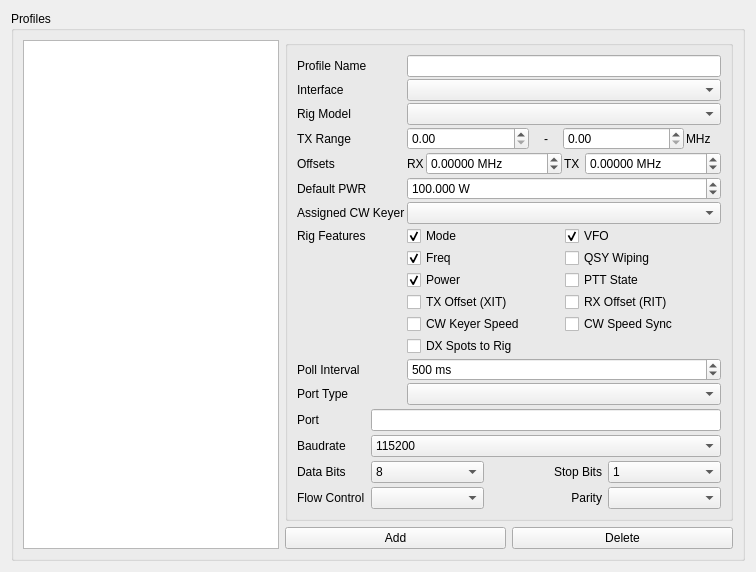
         <widget class="QWidget" name="rigsTab">
          <attribute name="title">
           <string>Rigs</string>
          </attribute>
          <layout class="QVBoxLayout" name="verticalLayout_9">
           <item>
            <widget class="QGroupBox" name="rigsProfileGroup_2">
             <property name="title">
              <string>Profiles</string>
             </property>
             <layout class="QGridLayout" name="gridLayout_3">
              <item row="1" column="2">
               <widget class="QPushButton" name="rigDelProfileButton">
                <property name="text">
                 <string>Delete</string>
                </property>
               </widget>
              </item>
              <item row="0" column="0" rowspan="2">
               <widget class="QListView" name="rigProfilesListView">
                <property name="focusPolicy">
                 <enum>Qt::NoFocus</enum>
                </property>
                <property name="contextMenuPolicy">
                 <enum>Qt::NoContextMenu</enum>
                </property>
                <property name="toolTip">
                 <string>List of all available Rigs</string>
                </property>
                <property name="editTriggers">
                 <set>QAbstractItemView::NoEditTriggers</set>
                </property>
               </widget>
              </item>
              <item row="1" column="1">
               <widget class="QPushButton" name="rigAddProfileButton">
                <property name="text">
                 <string>Add</string>
                </property>
               </widget>
              </item>
              <item row="0" column="1" colspan="2">
               <widget class="QGroupBox" name="rigProfileGroup">
                <property name="sizePolicy">
                 <sizepolicy hsizetype="Maximum" vsizetype="Maximum">
                  <horstretch>0</horstretch>
                  <verstretch>0</verstretch>
                 </sizepolicy>
                </property>
                <property name="minimumSize">
                 <size>
                  <width>410</width>
                  <height>0</height>
                 </size>
                </property>
                <property name="title">
                 <string/>
                </property>
                <property name="flat">
                 <bool>false</bool>
                </property>
                <layout class="QFormLayout" name="formLayout_7">
                 <property name="horizontalSpacing">
                  <number>2</number>
                 </property>
                 <property name="verticalSpacing">
                  <number>2</number>
                 </property>
                 <property name="leftMargin">
                  <number>9</number>
                 </property>
                 <item row="0" column="0">
                  <widget class="QLabel" name="rigProfileNameLabel">
                   <property name="text">
                    <string>Profile Name</string>
                   </property>
                  </widget>
                 </item>
                 <item row="0" column="1">
                  <widget class="QLineEdit" name="rigProfileNameEdit">
                   <property name="toolTip">
                    <string/>
                   </property>
                   <property name="maxLength">
                    <number>25</number>
                   </property>
                  </widget>
                 </item>
                 <item row="1" column="0">
                  <widget class="QLabel" name="rigInterfaceLabel">
                   <property name="text">
                    <string>Interface</string>
                   </property>
                  </widget>
                 </item>
                 <item row="1" column="1">
                  <widget class="QComboBox" name="rigInterfaceCombo"/>
                 </item>
                 <item row="2" column="0">
                  <widget class="QLabel" name="rigModelLabel">
                   <property name="text">
                    <string>Rig Model</string>
                   </property>
                  </widget>
                 </item>
                 <item row="2" column="1">
                  <widget class="QComboBox" name="rigModelSelect"/>
                 </item>
                 <item row="3" column="0">
                  <widget class="QLabel" name="txRangeLabel">
                   <property name="toolTip">
                    <string>Minimum and maximum TX frequencies. Specific ranges are derived from allowed Band in the Setting.</string>
                   </property>
                   <property name="text">
                    <string>TX Range</string>
                   </property>
                  </widget>
                 </item>
                 <item row="3" column="1">
                  <layout class="QHBoxLayout" name="horizontalLayout_5">
                   <item>
                    <widget class="QDoubleSpinBox" name="rigTXFreqMinSpinBox">
                     <property name="toolTip">
                      <string>Minimum and maximum TX frequencies. Specific ranges are derived from allowed Band in the Setting.</string>
                     </property>
                     <property name="maximum">
                      <double>250000.000000000000000</double>
                     </property>
                    </widget>
                   </item>
                   <item>
                    <widget class="QLabel" name="rigTXFreqSepLabel">
                     <property name="maximumSize">
                      <size>
                       <width>30</width>
                       <height>16777215</height>
                      </size>
                     </property>
                     <property name="text">
                      <string>-</string>
                     </property>
                     <property name="alignment">
                      <set>Qt::AlignCenter</set>
                     </property>
                    </widget>
                   </item>
                   <item>
                    <widget class="QDoubleSpinBox" name="rigTXFreqMaxSpinBox">
                     <property name="toolTip">
                      <string>Minimum and maximum TX frequencies. Specific ranges are derived from allowed Band in the Setting.</string>
                     </property>
                     <property name="maximum">
                      <double>250000.000000000000000</double>
                     </property>
                    </widget>
                   </item>
                   <item>
                    <widget class="QLabel" name="rigTXFreqUnitsLabel">
                     <property name="maximumSize">
                      <size>
                       <width>35</width>
                       <height>16777215</height>
                      </size>
                     </property>
                     <property name="text">
                      <string>MHz</string>
                     </property>
                    </widget>
                   </item>
                  </layout>
                 </item>
                 <item row="4" column="0">
                  <widget class="QLabel" name="rigOffsetsLabel">
                   <property name="text">
                    <string>Offsets</string>
                   </property>
                  </widget>
                 </item>
                 <item row="4" column="1">
                  <layout class="QHBoxLayout" name="horizontalLayout_2">
                   <item>
                    <widget class="QLabel" name="rigRXOffsetLabel">
                     <property name="text">
                      <string>RX</string>
                     </property>
                    </widget>
                   </item>
                   <item>
                    <widget class="QDoubleSpinBox" name="rigRXOffsetSpinBox">
                     <property name="sizePolicy">
                      <sizepolicy hsizetype="Minimum" vsizetype="Fixed">
                       <horstretch>0</horstretch>
                       <verstretch>0</verstretch>
                      </sizepolicy>
                     </property>
                     <property name="toolTip">
                      <string>Enter manually RIT or Transverter Offset</string>
                     </property>
                     <property name="suffix">
                      <string> MHz</string>
                     </property>
                     <property name="decimals">
                      <number>5</number>
                     </property>
                     <property name="minimum">
                      <double>-9999999.999989999458194</double>
                     </property>
                     <property name="maximum">
                      <double>9999999.999989999458194</double>
                     </property>
                     <property name="value">
                      <double>0.000000000000000</double>
                     </property>
                    </widget>
                   </item>
                   <item>
                    <widget class="QLabel" name="rigTXOffsetLabel">
                     <property name="text">
                      <string>TX </string>
                     </property>
                    </widget>
                   </item>
                   <item>
                    <widget class="QDoubleSpinBox" name="rigTXOffsetSpinBox">
                     <property name="toolTip">
                      <string>Enter manually XIT or Transverter offset</string>
                     </property>
                     <property name="prefix">
                      <string/>
                     </property>
                     <property name="suffix">
                      <string> MHz</string>
                     </property>
                     <property name="decimals">
                      <number>5</number>
                     </property>
                     <property name="minimum">
                      <double>-9999999.999989999458194</double>
                     </property>
                     <property name="maximum">
                      <double>9999999.999989999458194</double>
                     </property>
                    </widget>
                   </item>
                  </layout>
                 </item>
                 <item row="5" column="0">
                  <widget class="QLabel" name="rigPWRDefaultLabel">
                   <property name="text">
                    <string>Default PWR</string>
                   </property>
                  </widget>
                 </item>
                 <item row="5" column="1">
                  <widget class="QDoubleSpinBox" name="rigPWRDefaultSpinBox">
                   <property name="toolTip">
                    <string>Enter default PWR (ex. when Rig is disconnected)</string>
                   </property>
                   <property name="specialValueText">
                    <string>Blank</string>
                   </property>
                   <property name="suffix">
                    <string> W</string>
                   </property>
                   <property name="decimals">
                    <number>3</number>
                   </property>
                   <property name="maximum">
                    <double>1000000.000000000000000</double>
                   </property>
                   <property name="value">
                    <double>100.000000000000000</double>
                   </property>
                  </widget>
                 </item>
                 <item row="6" column="0">
                  <widget class="QLabel" name="rigAssignedCWKeyLabel">
                   <property name="text">
                    <string>Assigned CW Keyer</string>
                   </property>
                  </widget>
                 </item>
                 <item row="6" column="1">
                  <widget class="QComboBox" name="rigAssignedCWKeyCombo"/>
                 </item>
                 <item row="7" column="0">
                  <widget class="QLabel" name="rigFeaturesLabel">
                   <property name="text">
                    <string>Rig Features</string>
                   </property>
                  </widget>
                 </item>
                 <item row="7" column="1">
                  <layout class="QHBoxLayout" name="horizontalLayout_6">
                   <property name="topMargin">
                    <number>0</number>
                   </property>
                   <property name="rightMargin">
                    <number>0</number>
                   </property>
                   <item>
                    <widget class="QCheckBox" name="rigGetModeCheckBox">
                     <property name="text">
                      <string>Mode</string>
                     </property>
                     <property name="checked">
                      <bool>true</bool>
                     </property>
                    </widget>
                   </item>
                   <item>
                    <widget class="QCheckBox" name="rigGetVFOCheckBox">
                     <property name="text">
                      <string>VFO</string>
                     </property>
                     <property name="checked">
                      <bool>true</bool>
                     </property>
                    </widget>
                   </item>
                  </layout>
                 </item>
                 <item row="8" column="1">
                  <layout class="QHBoxLayout" name="horizontalLayout_7">
                   <property name="topMargin">
                    <number>0</number>
                   </property>
                   <item>
                    <widget class="QCheckBox" name="rigGetFreqCheckBox">
                     <property name="text">
                      <string>Freq</string>
                     </property>
                     <property name="checked">
                      <bool>true</bool>
                     </property>
                    </widget>
                   </item>
                   <item>
                    <widget class="QCheckBox" name="rigQSYWipingCheckBox">
                     <property name="text">
                      <string>QSY Wiping</string>
                     </property>
                    </widget>
                   </item>
                  </layout>
                 </item>
                 <item row="9" column="1">
                  <layout class="QHBoxLayout" name="horizontalLayout_10">
                   <property name="topMargin">
                    <number>0</number>
                   </property>
                   <item>
                    <widget class="QCheckBox" name="rigGetPWRCheckBox">
                     <property name="text">
                      <string>Power</string>
                     </property>
                     <property name="checked">
                      <bool>true</bool>
                     </property>
                    </widget>
                   </item>
                   <item>
                    <widget class="QCheckBox" name="rigGetPTTStateCheckBox">
                     <property name="text">
                      <string>PTT State</string>
                     </property>
                    </widget>
                   </item>
                  </layout>
                 </item>
                 <item row="10" column="0">
                  <widget class="QLabel" name="dummyLabel">
                   <property name="text">
                    <string/>
                   </property>
                  </widget>
                 </item>
                 <item row="10" column="1">
                  <layout class="QHBoxLayout" name="horizontalLayout_8">
                   <item>
                    <widget class="QCheckBox" name="rigGetXITCheckBox">
                     <property name="text">
                      <string>TX Offset (XIT)</string>
                     </property>
                    </widget>
                   </item>
                   <item>
                    <widget class="QCheckBox" name="rigGetRITCheckBox">
                     <property name="text">
                      <string>RX Offset (RIT)</string>
                     </property>
                    </widget>
                   </item>
                  </layout>
                 </item>
                 <item row="11" column="1">
                  <layout class="QHBoxLayout" name="horizontalLayout_11">
                   <property name="bottomMargin">
                    <number>0</number>
                   </property>
                   <item>
                    <widget class="QCheckBox" name="rigGetKeySpeedCheckBox">
                     <property name="text">
                      <string>CW Keyer Speed</string>
                     </property>
                    </widget>
                   </item>
                   <item>
                    <widget class="QCheckBox" name="rigKeySpeedSyncCheckBox">
                     <property name="text">
                      <string>CW Speed Sync</string>
                     </property>
                    </widget>
                   </item>
                  </layout>
                 </item>
                 <item row="13" column="0">
                  <widget class="QLabel" name="rigPollIntervalLabel">
                   <property name="text">
                    <string>Poll Interval</string>
                   </property>
                  </widget>
                 </item>
                 <item row="13" column="1">
                  <widget class="QSpinBox" name="rigPollIntervalSpinBox">
                   <property name="sizePolicy">
                    <sizepolicy hsizetype="Preferred" vsizetype="Fixed">
                     <horstretch>0</horstretch>
                     <verstretch>0</verstretch>
                    </sizepolicy>
                   </property>
                   <property name="suffix">
                    <string> ms</string>
                   </property>
                   <property name="minimum">
                    <number>100</number>
                   </property>
                   <property name="maximum">
                    <number>60000</number>
                   </property>
                   <property name="value">
                    <number>500</number>
                   </property>
                  </widget>
                 </item>
                 <item row="14" column="0">
                  <widget class="QLabel" name="rigPortTypeLabel">
                   <property name="text">
                    <string>Port Type</string>
                   </property>
                  </widget>
                 </item>
                 <item row="14" column="1">
                  <widget class="QComboBox" name="rigPortTypeCombo"/>
                 </item>
                 <item row="15" column="0" colspan="2">
                  <widget class="QStackedWidget" name="rigStackedWidget">
                   <property name="sizePolicy">
                    <sizepolicy hsizetype="Expanding" vsizetype="Maximum">
                     <horstretch>0</horstretch>
                     <verstretch>0</verstretch>
                    </sizepolicy>
                   </property>
                   <property name="frameShape">
                    <enum>QFrame::NoFrame</enum>
                   </property>
                   <property name="currentIndex">
                    <number>0</number>
                   </property>
                   <widget class="QWidget" name="rigSerialPage">
                    <layout class="QFormLayout" name="formLayout_9">
                     <property name="formAlignment">
                      <set>Qt::AlignLeading|Qt::AlignLeft|Qt::AlignTop</set>
                     </property>
                     <property name="horizontalSpacing">
                      <number>6</number>
                     </property>
                     <property name="verticalSpacing">
                      <number>4</number>
                     </property>
                     <property name="leftMargin">
                      <number>0</number>
                     </property>
                     <property name="topMargin">
                      <number>2</number>
                     </property>
                     <property name="rightMargin">
                      <number>0</number>
                     </property>
                     <property name="bottomMargin">
                      <number>0</number>
                     </property>
                     <item row="0" column="0">
                      <widget class="QLabel" name="rigPortLabel">
                       <property name="text">
                        <string>Port</string>
                       </property>
                      </widget>
                     </item>
                     <item row="0" column="1">
                      <widget class="QLineEdit" name="rigPortEdit">
                       <property name="sizePolicy">
                        <sizepolicy hsizetype="Preferred" vsizetype="Fixed">
                         <horstretch>0</horstretch>
                         <verstretch>0</verstretch>
                        </sizepolicy>
                       </property>
                       <property name="toolTip">
                        <string>Use COMxx for Window or path to COM port under Unix-like OS</string>
                       </property>
                       <property name="text">
                        <string/>
                       </property>
                      </widget>
                     </item>
                     <item row="1" column="0">
                      <widget class="QLabel" name="rigBaudLabel">
                       <property name="sizePolicy">
                        <sizepolicy hsizetype="Expanding" vsizetype="Expanding">
                         <horstretch>0</horstretch>
                         <verstretch>0</verstretch>
                        </sizepolicy>
                       </property>
                       <property name="text">
                        <string>Baudrate</string>
                       </property>
                      </widget>
                     </item>
                     <item row="1" column="1">
                      <widget class="QComboBox" name="rigBaudSelect">
                       <property name="sizePolicy">
                        <sizepolicy hsizetype="Preferred" vsizetype="Fixed">
                         <horstretch>0</horstretch>
                         <verstretch>0</verstretch>
                        </sizepolicy>
                       </property>
                       <property name="focusPolicy">
                        <enum>Qt::StrongFocus</enum>
                       </property>
                       <item>
                        <property name="text">
                         <string notr="true">115200</string>
                        </property>
                       </item>
                       <item>
                        <property name="text">
                         <string>57600</string>
                        </property>
                       </item>
                       <item>
                        <property name="text">
                         <string>38400</string>
                        </property>
                       </item>
                       <item>
                        <property name="text">
                         <string>19200</string>
                        </property>
                       </item>
                       <item>
                        <property name="text">
                         <string>9600</string>
                        </property>
                       </item>
                       <item>
                        <property name="text">
                         <string>4800</string>
                        </property>
                       </item>
                       <item>
                        <property name="text">
                         <string>2400</string>
                        </property>
                       </item>
                       <item>
                        <property name="text">
                         <string notr="true">1200</string>
                        </property>
                       </item>
                      </widget>
                     </item>
                     <item row="2" column="0">
                      <widget class="QLabel" name="rigDataBitsLabel">
                       <property name="text">
                        <string>Data Bits</string>
                       </property>
                      </widget>
                     </item>
                     <item row="4" column="0">
                      <widget class="QLabel" name="rigFlowControlLabel">
                       <property name="sizePolicy">
                        <sizepolicy hsizetype="MinimumExpanding" vsizetype="Preferred">
                         <horstretch>0</horstretch>
                         <verstretch>0</verstretch>
                        </sizepolicy>
                       </property>
                       <property name="minimumSize">
                        <size>
                         <width>0</width>
                         <height>0</height>
                        </size>
                       </property>
                       <property name="text">
                        <string>Flow Control</string>
                       </property>
                      </widget>
                     </item>
                     <item row="4" column="1">
                      <layout class="QHBoxLayout" name="horizontalLayout_17">
                       <property name="spacing">
                        <number>6</number>
                       </property>
                       <item>
                        <widget class="QComboBox" name="rigFlowControlSelect">
                         <property name="sizePolicy">
                          <sizepolicy hsizetype="Preferred" vsizetype="Fixed">
                           <horstretch>0</horstretch>
                           <verstretch>0</verstretch>
                          </sizepolicy>
                         </property>
                        </widget>
                       </item>
                       <item>
                        <widget class="QLabel" name="rigParityLabel">
                         <property name="sizePolicy">
                          <sizepolicy hsizetype="Preferred" vsizetype="Preferred">
                           <horstretch>0</horstretch>
                           <verstretch>0</verstretch>
                          </sizepolicy>
                         </property>
                         <property name="text">
                          <string>Parity</string>
                         </property>
                         <property name="alignment">
                          <set>Qt::AlignRight|Qt::AlignTrailing|Qt::AlignVCenter</set>
                         </property>
                        </widget>
                       </item>
                       <item>
                        <widget class="QComboBox" name="rigParitySelect">
                         <property name="sizePolicy">
                          <sizepolicy hsizetype="Preferred" vsizetype="Fixed">
                           <horstretch>0</horstretch>
                           <verstretch>0</verstretch>
                          </sizepolicy>
                         </property>
                        </widget>
                       </item>
                      </layout>
                     </item>
                     <item row="2" column="1">
                      <layout class="QHBoxLayout" name="horizontalLayout_26">
                       <property name="spacing">
                        <number>6</number>
                       </property>
                       <item>
                        <widget class="QComboBox" name="rigDataBitsSelect">
                         <property name="sizePolicy">
                          <sizepolicy hsizetype="Preferred" vsizetype="Fixed">
                           <horstretch>0</horstretch>
                           <verstretch>0</verstretch>
                          </sizepolicy>
                         </property>
                         <item>
                          <property name="text">
                           <string>8</string>
                          </property>
                         </item>
                         <item>
                          <property name="text">
                           <string>7</string>
                          </property>
                         </item>
                         <item>
                          <property name="text">
                           <string>6</string>
                          </property>
                         </item>
                         <item>
                          <property name="text">
                           <string>5</string>
                          </property>
                         </item>
                        </widget>
                       </item>
                       <item>
                        <widget class="QLabel" name="rigStopBitsLabel">
                         <property name="text">
                          <string>Stop Bits</string>
                         </property>
                         <property name="alignment">
                          <set>Qt::AlignRight|Qt::AlignTrailing|Qt::AlignVCenter</set>
                         </property>
                        </widget>
                       </item>
                       <item>
                        <widget class="QComboBox" name="rigStopBitsSelect">
                         <property name="sizePolicy">
                          <sizepolicy hsizetype="Preferred" vsizetype="Fixed">
                           <horstretch>0</horstretch>
                           <verstretch>0</verstretch>
                          </sizepolicy>
                         </property>
                         <item>
                          <property name="text">
                           <string>1</string>
                          </property>
                         </item>
                         <item>
                          <property name="text">
                           <string>2</string>
                          </property>
                         </item>
                        </widget>
                       </item>
                      </layout>
                     </item>
                    </layout>
                   </widget>
                   <widget class="QWidget" name="rigNetworkPage">
                    <layout class="QFormLayout" name="formLayout_8">
                     <property name="horizontalSpacing">
                      <number>6</number>
                     </property>
                     <property name="verticalSpacing">
                      <number>2</number>
                     </property>
                     <property name="leftMargin">
                      <number>0</number>
                     </property>
                     <property name="topMargin">
                      <number>2</number>
                     </property>
                     <property name="rightMargin">
                      <number>0</number>
                     </property>
                     <property name="bottomMargin">
                      <number>0</number>
                     </property>
                     <item row="0" column="0">
                      <widget class="QLabel" name="rigHostNameLabel">
                       <property name="text">
                        <string>Host Name</string>
                       </property>
                      </widget>
                     </item>
                     <item row="0" column="1">
                      <layout class="QHBoxLayout" name="horizontalLayout_27">
                       <property name="spacing">
                        <number>10</number>
                       </property>
                       <item>
                        <widget class="QLineEdit" name="rigHostNameEdit"/>
                       </item>
                       <item>
                        <widget class="QLabel" name="rigNetPortLabel">
                         <property name="text">
                          <string>Port</string>
                         </property>
                        </widget>
                       </item>
                       <item>
                        <widget class="QSpinBox" name="rigNetPortSpin">
                         <property name="toolTip">
                          <string/>
                         </property>
                         <property name="minimum">
                          <number>1</number>
                         </property>
                         <property name="maximum">
                          <number>65535</number>
                         </property>
                         <property name="value">
                          <number>4532</number>
                         </property>
                        </widget>
                       </item>
                      </layout>
                     </item>
                    </layout>
                   </widget>
                   <widget class="QWidget" name="page"/>
                  </widget>
                 </item>
                 <item row="12" column="1">
                  <layout class="QHBoxLayout" name="horizontalLayout_4">
                   <property name="bottomMargin">
                    <number>0</number>
                   </property>
                   <item>
                    <widget class="QCheckBox" name="rigDXSpots2RigCheckBox">
                     <property name="text">
                      <string>DX Spots to Rig</string>
                     </property>
                    </widget>
                   </item>
                  </layout>
                 </item>
                </layout>
               </widget>
              </item>
             </layout>
            </widget>
           </item>
          </layout>
         </widget>
